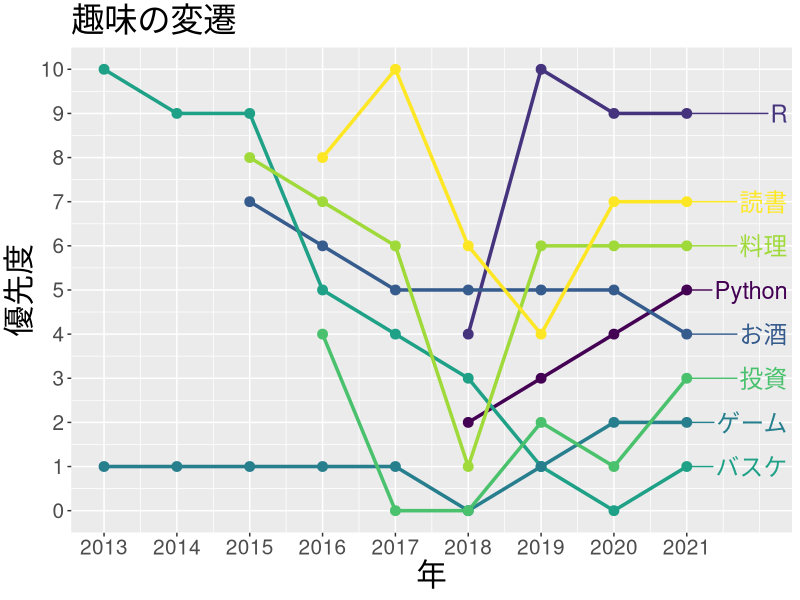

This figure's R source:
## ---- chunk 1
library(tidyverse)
library(ggrepel)

d <- tribble(
  ~時期,  ~year, ~読書, ~料理, ~お酒, ~バスケ, ~R, ~Python, ~ゲーム, ~投資,
   "高3",  2013,  NA,    NA,    NA,    10,      NA, NA,       1,      NA,
   "浪",   2014,  NA,    NA,    NA,    9,       NA, NA,       1,      NA,
   "B1",   2015,  NA,    8,     7,     9,       NA, NA,       1,      NA,
   "B2",   2016,  8,     7,     6,     5,       NA, NA,       1,      4,
   "B3",   2017,  10,    6,     5,     4,       NA, NA,       1,      0,
   "B4",   2018,  6,     1,     5,     3,       4,   2,        0,      0,
   "M1",   2019,  4,     6,     5,     1,       10,  3,        1,      2,
   "M2",   2020,  7,     6,     5,     0,       9,   4,        2,      1,
   "今",   2021,  7,     6,     4,     1,       9,   5,        2,      3,
)
## ---- chunk 2
d %>% select(-時期) %>%
  pivot_longer(-year, names_to = "趣味", values_to = "優先度") %>% 
  mutate(label = ifelse(year == max(year), 趣味, NA)) %>% 
  rename(年 = year) %>% 
  ggplot(aes(x = 年, y = 優先度, color = 趣味)) +
  geom_line(size = 1.2) +
  geom_point(size = 3) +
  scale_color_viridis_d(end = 1) +
  geom_text_repel(aes(label = label), size = 6, na.rm = TRUE, nudge_x = Inf, ) + 
  scale_x_continuous(breaks = c(2013, 2014, 2015, 2016, 2017, 2018, 2019, 2020, 2021),
                     limits = c(2013, 2022)) +
  scale_y_continuous(breaks = c(0, 1, 2, 3, 4, 5, 6, 7, 8, 9, 10),
                     limits = c(0, 10)) +
  labs(title = "趣味の変遷") +
  theme(
    plot.title = element_text(size = 24),
    axis.text = element_text(size = 15),
    axis.title = element_text(size = 22),
    plot.caption = element_text(size = 12),
    legend.text = element_text(size = 21),
    legend.position = "none"
  )
